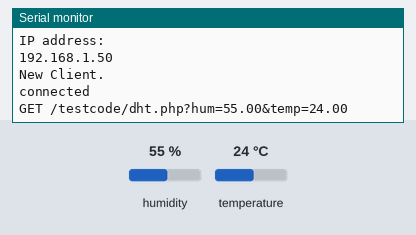
A sketch run on a simulated ESP32. Shown: the last lines printed to the serial monitor. Inputs (shaded band) come from the test bench; at power-on: humidity 55 %, temperature 24 °C. WiFi joins after 1.5 s; servers stay silent unless stated.

Above: at 2.7 s.
2.8 s: humidity set to 22 %
At 5.8 s:
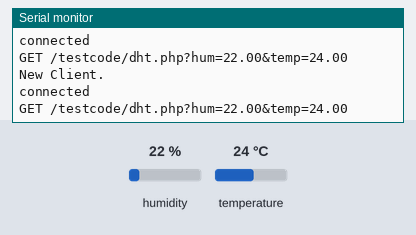
6.0 s: temperature set to 12 °C
At 7.6 s:
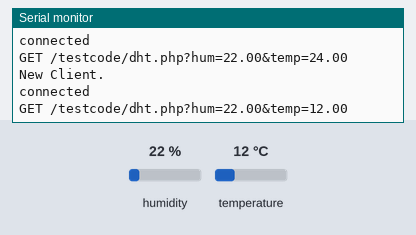
9.2 s: humidity set to 40 %
At 12.4 s:
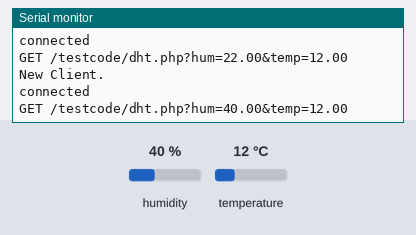
Timing chart, 0 to 13.9 s (numbered marks = the images above; inputs shaded):
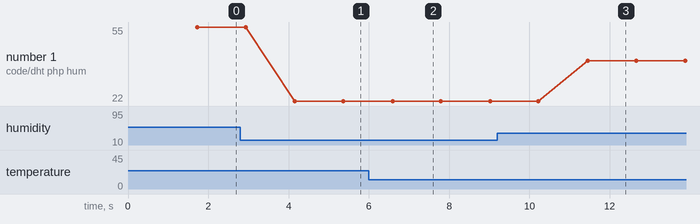

Measured:
- after the input at 2.8 s, the serial monitor: prints a new line after 1.4 s (image 1)
- after the input at 6.0 s, the serial monitor: prints a new line after 0.59 s (image 2)
- after the input at 9.2 s, the serial monitor: prints a new line after 2.3 s (image 3)
- plotted number 1: 55 → 22 after the input at 2.8 s, 22 → 40 after the input at 9.2 s

The sketch:

data2db.ino
```cpp
#include "DHT.h"
#include <SPI.h>
#include <WiFi.h>

#define DHTPIN 4

#define DHTTYPE DHT11

DHT dht(DHTPIN,DHTTYPE);


float humidityData;
float temperatureData;
const char* ssid = "akshay";
//password of your WPA Network
const char* password = "alskdjfhg";
char server[] = "192.168.43.242"; //apache server address
WiFiClient client;

/* Setup for Ethernet and RFID */
//WiFiServer server(80);
void setup() {
  Serial.begin(9600);
  dht.begin();
  Serial.print("Connecting to ");
  Serial.println(ssid);
  WiFi.begin(ssid, password);
  while (WiFi.status() != WL_CONNECTED) {
    delay(500);
    Serial.print(".");
  }
  // Print local IP address and start web server
  Serial.println("");
  Serial.println("WiFi connected.");
  Serial.println("IP address: ");
  Serial.println(WiFi.localIP());

}
//------------------------------------------------------------------------------


/* Infinite Loop */
void loop(){
  humidityData = dht.readHumidity();
  temperatureData = dht.readTemperature();
  Sending_To_phpmyadmindatabase();
  delay(1000); // interval
}


  void Sending_To_phpmyadmindatabase()   //CONNECTING WITH MYSQL
 {
  //WiFiClient client = server.available();
   if (client.connect(server, 80)) {
    Serial.println("New Client.");          // print a message out in the serial port
    String currentLine = "";
    Serial.println("connected");
    // Make a HTTP request:
    Serial.print("GET /testcode/dht.php?hum=");
    client.print("GET /testcode/dht.php?hum=");     //YOUR URL
    Serial.print(humidityData);
    client.print(humidityData);
    client.print("&temp=");
    Serial.print("&temp=");
    client.print(temperatureData);
    Serial.println(temperatureData);
    client.print(" ");      //SPACE BEFORE HTTP/1.1
    client.print("HTTP/1.1");
    client.println();
    client.println("Host: 192.168.1.44");
    client.println("Connection: close");
    client.println();


  } else {
    // if you didn't get a connection to the server:
    Serial.println("connection failed");
  }
 }
```
